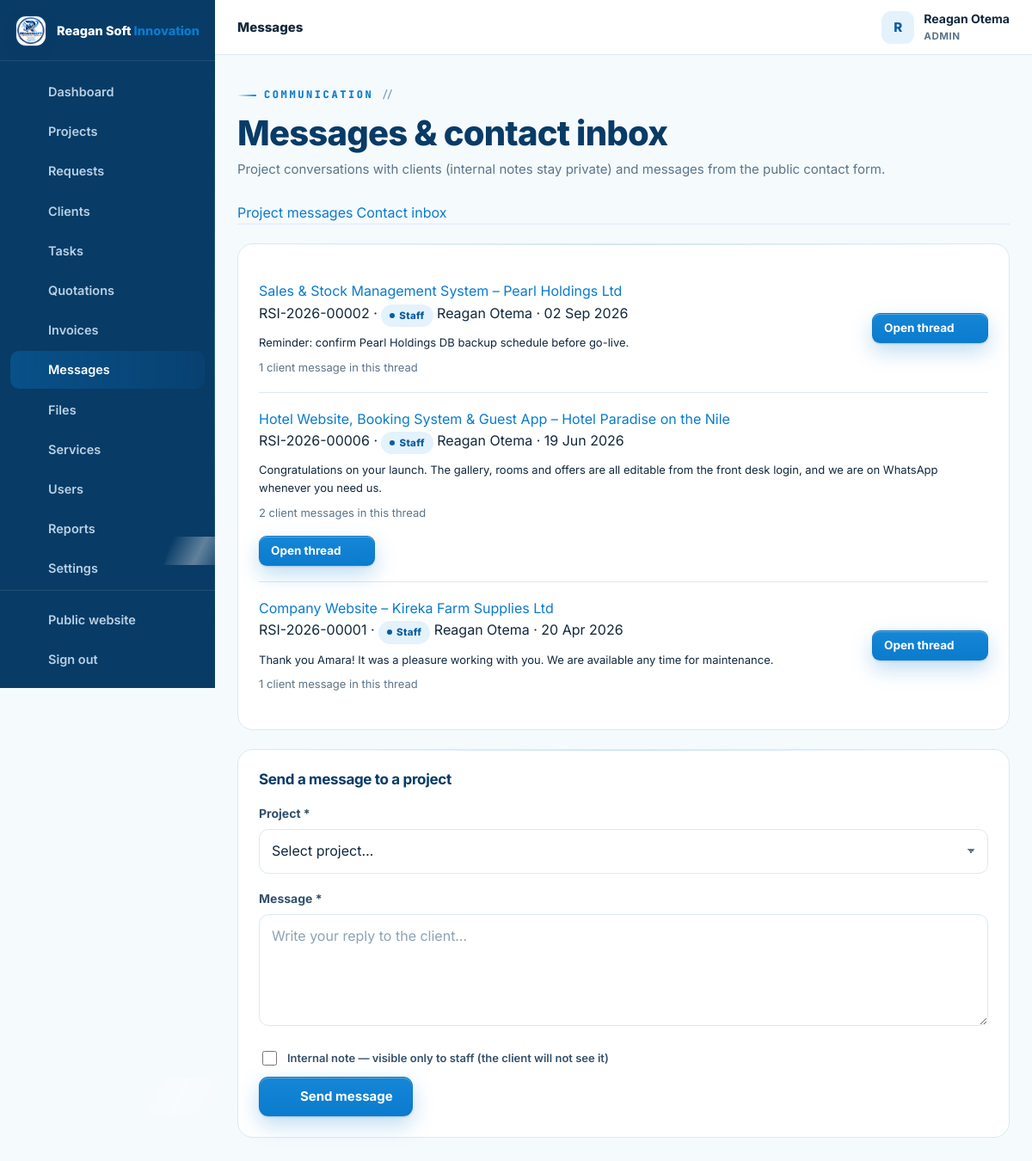
Page /admin/messages.php (signed in) on the committed database.
### tables this page shows
CREATE TABLE IF NOT EXISTS users (
  id INT UNSIGNED AUTO_INCREMENT PRIMARY KEY,
  full_name VARCHAR(150) NOT NULL,
  email VARCHAR(190) NOT NULL UNIQUE,
  phone VARCHAR(40) NULL,
  password_hash VARCHAR(255) NOT NULL,
  role ENUM('admin','staff','client') NOT NULL DEFAULT 'client',
  company VARCHAR(190) NULL,
  address VARCHAR(255) NULL,
  avatar VARCHAR(255) NULL,
   
   
   
   
   
   
  payer_type ENUM('business','individual') NOT NULL DEFAULT 'business',
  tax_id VARCHAR(60) NULL,
  national_id VARCHAR(60) NULL,
  country VARCHAR(80) NOT NULL DEFAULT 'Uganda',
  city VARCHAR(90) NULL,
  billing_terms_at DATETIME NULL,
  active TINYINT(1) NOT NULL DEFAULT 1,
  failed_logins INT UNSIGNED NOT NULL DEFAULT 0,
  locked_until DATETIME NULL,
  last_login_at DATETIME NULL,
  created_at TIMESTAMP DEFAULT CURRENT_TIMESTAMP,
  updated_at TIMESTAMP DEFAULT CURRENT_TIMESTAMP ON UPDATE CURRENT_TIMESTAMP,
  INDEX idx_users_role (role),
  INDEX idx_users_active (active)
);

CREATE TABLE IF NOT EXISTS project_messages (
  id INT UNSIGNED AUTO_INCREMENT PRIMARY KEY,
  project_id INT UNSIGNED NOT NULL,
  sender_id INT UNSIGNED NOT NULL,
  sender_role ENUM('admin','staff','client') NOT NULL,
  message TEXT NOT NULL,
  is_internal TINYINT(1) NOT NULL DEFAULT 0,
  created_at TIMESTAMP DEFAULT CURRENT_TIMESTAMP,
  FOREIGN KEY (project_id) REFERENCES projects(id) ON DELETE CASCADE,
  FOREIGN KEY (sender_id) REFERENCES users(id) ON DELETE CASCADE,
  INDEX idx_messages_project (project_id)
);

CREATE TABLE IF NOT EXISTS projects (
  id INT UNSIGNED AUTO_INCREMENT PRIMARY KEY,
  ref_no VARCHAR(30) NOT NULL UNIQUE,                
  client_id INT UNSIGNED NOT NULL,
  service_id INT UNSIGNED NULL,
  assigned_to INT UNSIGNED NULL,                     
  title VARCHAR(190) NOT NULL,
  description TEXT NOT NULL,
  requirements TEXT NULL,
   
   
  website_url  VARCHAR(255) NULL,                    
  deliverables VARCHAR(190) NULL,                    
  cover_art    VARCHAR(40)  NULL,                    
  budget DECIMAL(14,2) NULL,
  priority ENUM('low','normal','high','urgent') NOT NULL DEFAULT 'normal',
  status ENUM('NEW','REVIEWING','QUOTATION','APPROVED','IN_PROGRESS','WAITING_FOR_CLIENT','TESTING','COMPLETED','CANCELLED') NOT NULL DEFAULT 'NEW',
  progress TINYINT UNSIGNED NOT NULL DEFAULT 0,
  deadline DATE NULL,
  started_at DATETIME NULL,
  completed_at DATETIME NULL,
  submitted_at TIMESTAMP DEFAULT CURRENT_TIMESTAMP,
  updated_at TIMESTAMP DEFAULT CURRENT_TIMESTAMP ON UPDATE CURRENT_TIMESTAMP,
  FOREIGN KEY (client_id) REFERENCES users(id) ON DELETE CASCADE,
  FOREIGN KEY (service_id) REFERENCES services(id) ON DELETE SET NULL,
  FOREIGN KEY (assigned_to) REFERENCES users(id) ON DELETE SET NULL,
  INDEX idx_projects_client (client_id),
  INDEX idx_projects_status (status),
  INDEX idx_projects_assigned (assigned_to),
  INDEX idx_projects_service (service_id)
);

### config/config.php (called while the page is built, shortened)
<?php
function db(): PDO {
    static $pdo = null;
    if ($pdo === null) {
        try {
            $pdo = new PDO(
                'mysql:host=' . DB_HOST . ';dbname=' . DB_NAME . ';charset=utf8mb4',
                DB_USER,
                DB_PASS,
                [
                    PDO::ATTR_ERRMODE            => PDO::ERRMODE_EXCEPTION,
                    PDO::ATTR_DEFAULT_FETCH_MODE => PDO::FETCH_ASSOC,
                    PDO::ATTR_EMULATE_PREPARES   => false,
                    PDO::ATTR_STRINGIFY_FETCHES  => false,
                    PDO::ATTR_TIMEOUT            => 5,
                    PDO::MYSQL_ATTR_INIT_COMMAND => "SET time_zone = '+03:00', NAMES utf8mb4 COLLATE utf8mb4_unicode_ci",
                ]
            );
        } catch (PDOException $e) {
            db_connection_failed($e);
        }
    }
    return $pdo;
}
function e(mixed $value): string {
    return htmlspecialchars((string)($value ?? ''), ENT_QUOTES, 'UTF-8');
}
function flash(string $key, ?string $value = null): ?string {
    $msg = $_SESSION['flash'][$key] ?? null;
    return $msg;
}
function app_url(string $path = ''): string {
    return APP_URL . ($path === '' ? '' : '/' . ltrim($path, '/'));
}
function current_user(): ?array {
    static $user = false;
    if ($user === false) {
        if (empty($_SESSION['user_id'])) {
            $user = null;
        } else {
            $st = db()->prepare('SELECT * FROM users WHERE id = ? AND active = 1 LIMIT 1');
            $st->execute([(int)$_SESSION['user_id']]);
            $user = $st->fetch() ?: null;
        }
    }
    return $user;
}
function is_logged_in(): bool {
    return current_user() !== null;
}
function user_role(): ?string {
    $u = current_user();
    return $u['role'] ?? null;
}
function require_login(): void {
    if (!is_logged_in()) {
        $_SESSION['intended'] = $_SERVER['REQUEST_URI'] ?? '';
        flash('error', 'Please sign in to continue.');
        redirect(app_url('login.php'));
    }
}
function require_staff(): void {
    require_login();
}
require_once __DIR__ . '/../inc/functions.php';

### admin/messages.php (the view, shortened to what this page needs)
<?php
require __DIR__ . '/../config/config.php';
require_staff();
$pdo = db();
$tab = $_GET['tab'] ?? 'projects';
$convs = $pdo->query(
    "SELECT m.*, u.full_name AS sender_name, p.title AS project_title, p.ref_no, p.client_id,
            (SELECT COUNT(*) FROM project_messages m2 WHERE m2.project_id = m.project_id AND m2.is_internal = 0 AND m2.sender_role = 'client') AS client_msgs
     FROM project_messages m
     JOIN users u ON u.id = m.sender_id
     JOIN projects p ON p.id = m.project_id
     WHERE m.created_at = (SELECT MAX(created_at) FROM project_messages m3 WHERE m3.project_id = m.project_id)
     ORDER BY m.created_at DESC"
)->fetchAll();
$contactUnread = (int)$pdo->query("SELECT COUNT(*) c FROM contact_messages WHERE is_read = 0")->fetch()['c'];
dashboard_head(['title' => 'Messages', 'active' => 'messages', 'crumb' => 'Messages']);
?>
<div class="dash-head">
  <div>
    <span class="eyebrow">Communication</span>
    <h2>Messages &amp; contact inbox</h2>
    <p class="sub">Project conversations with clients (internal notes stay private) and messages from the public contact form.</p>
  </div>
</div>
<nav class="tabs" aria-label="Message sections">
  <a class="<?= $tab === 'projects' ? 'active' : '' ?>" href="?tab=projects">Project messages</a>
  <a class="<?= $tab === 'contact' ? 'active' : '' ?>" href="?tab=contact">Contact inbox <?php if ($contactUnread): ?><span class="badge blue"><?= $contactUnread ?></span><?php endif; ?></a>
</nav>
<?php if ($tab === 'projects'): ?>
  <?php if ($convs): ?>
    <div class="panel">
      <?php foreach ($convs as $m): ?>
        <div class="convo-row">
          <div style="flex-grow:1;min-width:240px">
            <a class="row-title" href="<?= app_url('admin/project.php?id=' . (int)$m['project_id'] . '&tab=messages') ?>"><?= e($m['project_title']) ?></a>
            <div class="row-sub"><?= e($m['ref_no']) ?> · <?= $m['sender_role'] === 'client' ? '<b class="badge green">Client</b>' : '<span class="badge blue">Staff</span>' ?> <?= e($m['sender_name']) ?> · <?= time_ago($m['created_at']) ?></div>
            <p class="small mt-1 mb-0"><?= e(truncate($m['message'], 200)) ?></p>
            <p class="small muted mt-1" style="margin-bottom:0"><?= (int)$m['client_msgs'] ?> client message<?= (int)$m['client_msgs'] === 1 ? '' : 's' ?> in this thread</p>
          </div>
          <div style="display:flex;gap:8px;align-items:center;flex-wrap:wrap">
            <a class="btn btn-primary btn-sm" href="<?= app_url('admin/project.php?id=' . (int)$m['project_id'] . '&tab=messages') ?>">Open thread <?= icon('arrow') ?></a>
          </div>
        </div>
      <?php endforeach; ?>
    </div>
    <section class="panel">
      <div class="panel-head"><h3>Send a message to a project</h3></div>
      <form method="post" action="messages.php">
        <div class="field"><label for="project_id">Project *</label>
          <select class="select" id="project_id" name="project_id" required>
            <option value="">Select project…</option>
          </select>
        </div>
        <div class="field"><label for="message">Message *</label><textarea class="textarea" id="message" name="message" required rows="4" placeholder="Write your reply to the client…"></textarea></div>
        <label class="check" style="margin:10px 0">
          <input type="checkbox" name="is_internal" value="1"><span class="small">Internal note — visible only to staff (the client will not see it)</span>
        </label>
        <button class="btn btn-primary" type="submit"><?= icon('send') ?> Send message</button>
      </form>
    </section>
  <?php else: ?>
    <section class="panel"><div class="empty"><?= icon('chat') ?><h4>No project messages yet</h4><p>Messages inside projects will appear here.</p></div></section>
  <?php endif; ?>
<?php endif; ?>
<?php dashboard_footer(); ?>

### inc/layout.php (shortened to what this page needs)
<?php
function dashboard_nav_items(): array {
    $role = user_role();
    $client = [
        ['dashboard', 'Dashboard', app_url('client/index.php'), 'dashboard'],
        ['projects', 'My Projects', app_url('client/projects.php'), 'folder'],
        ['request', 'New Request', app_url('client/request.php'), 'plus'],
        ['messages', 'Messages', app_url('client/messages.php'), 'chat'],
        ['files', 'Files', app_url('client/files.php'), 'file'],
        ['notifications', 'Notifications', app_url('client/notifications.php'), 'bell'],
        ['billing', 'Payment Details', app_url('client/billing.php'), 'receipt'],
        ['profile', 'Profile', app_url('client/profile.php'), 'user'],
    ];
    $staff = [
        ['dashboard', 'Dashboard', app_url('admin/index.php'), 'dashboard'],
        ['projects', 'Projects', app_url('admin/projects.php'), 'folder'],
        ['requests', 'Requests', app_url('admin/requests.php'), 'inbox'],
        ['clients', 'Clients', app_url('admin/clients.php'), 'users'],
        ['tasks', 'Tasks', app_url('admin/tasks.php'), 'list'],
        ['quotations', 'Quotations', app_url('admin/quotations.php'), 'doc'],
        ['invoices', 'Invoices', app_url('admin/invoices.php'), 'money'],
        ['messages', 'Messages', app_url('admin/messages.php'), 'chat'],
        ['files', 'Files', app_url('admin/files.php'), 'file'],
    ];
    if ($role === 'admin') {
        $staff = array_merge($staff, [
            ['services', 'Services', app_url('admin/services.php'), 'globe'],
            ['users', 'Users', app_url('admin/users.php'), 'users'],
            ['reports', 'Reports', app_url('admin/reports.php'), 'chart'],
            ['settings', 'Settings', app_url('admin/settings.php'), 'settings'],
            ['audit', 'Audit Logs', app_url('admin/audit.php'), 'search'],
        ]);
    }
    return $role === 'client' ? $client : $staff;
}
function dashboard_head(array $page = []): void {
    $user = current_user();
    $role = user_role();
    $items = dashboard_nav_items();
    $active = $page['active'] ?? '';
    $loginUrl = $role === 'client' ? app_url('client/index.php') : app_url('admin/index.php');
    ?>
<!doctype html>
<html lang="en">
<head>
<link rel="stylesheet" href="<?= app_url('assets/css/style.css') ?>">
<link rel="stylesheet" href="<?= app_url('assets/css/tech.css') ?>">
</head>
<body class="dash-body">
<div class="dash-layout">
  <aside class="sidebar" id="sidebar" aria-label="Portal navigation">
    <div class="sidebar-brand">
      <a class="brand" href="<?= $loginUrl ?>">
        <img src="<?= app_url('assets/img/reagansoftinnovation-logo.jpeg') ?>" alt="" width="38" height="38">
        <span class="brand-text">Reagan Soft <b>Innovation</b></span>
      </a>
    </div>
    <nav class="side-nav">
      <?php foreach ($items as $it): ?>
        <a href="<?= e($it[2]) ?>" class="<?= $active === $it[0] ? 'active' : '' ?>">
          <?= icon($it[3]) ?><span><?= e($it[1]) ?></span>
        </a>
      <?php endforeach; ?>
    </nav>
    <div class="side-bottom">
      <a href="<?= app_url($role !== 'client' ? 'index.php' : 'index.php') ?>"><?= icon('globe') ?><span>Public website</span></a>
      <a href="<?= app_url('logout.php') ?>"><?= icon('logout') ?><span>Sign out</span></a>
    </div>
  </aside>
  <div class="dash-shell">
    <header class="dash-topbar">
      <div class="dash-topbar-title">
        <span class="dash-crumb"><?= e($page['crumb'] ?? 'Portal') ?></span>
      </div>
      <div class="dash-topbar-right">
        <div class="user-chip">
          <span class="user-avatar"><?= e(mb_strtoupper(mb_substr($user['full_name'] ?? '?', 0, 1))) ?></span>
          <div class="user-meta">
            <strong><?= e($user['full_name'] ?? '') ?></strong>
            <small><?= e(mb_strtoupper($role)) ?></small>
          </div>
        </div>
      </div>
    </header>
    <main class="dash-main" id="main">
<?php
}
function dashboard_footer(): void {
    ?>
    </main>
  </div>
</div>
</body>
</html>
<?php
}

### inc/functions.php (shortened to what this page needs)
<?php
function time_ago(?string $datetime): string {
    $ts = strtotime($datetime);
    $diff = time() - $ts;
    return date('d M Y', $ts);
}
function truncate(string $text, int $length = 90): string {
    return mb_strimwidth($text, 0, $length, '…');
}
function icon(string $name, string $class = ''): string {
    $path = $paths[$name] ?? $paths['code-s'];
    $cls = $class !== '' ? ' class="' . e($class) . '"' : '';
    return '<svg' . $cls . ' viewBox="0 0 24 24" fill="none" stroke="currentColor" stroke-width="1.8" stroke-linecap="round" stroke-linejoin="round" aria-hidden="true">' . $path . '</svg>';
}
require_once __DIR__ . '/layout.php';

### assets/css/tech.css (style rules this page uses)
:root { --font-disp: 'Space Grotesk', 'Inter', system-ui, -apple-system, sans-serif; --font-mono: 'JetBrains Mono', 'SFMono-Regular', Consolas, 'Liberation Mono', monospace; --pg: #0a7bce; --pgl: #8fd8ff; --grid: rgba(10, 123, 206, .09); --grid-lg: rgba(10, 123, 206, .16); --grid-dk: rgba(143, 216, 255, .12); --grid-dk-lg: rgba(143, 216, 255, .22); }
.eyebrow { font-family: var(--font-mono); letter-spacing: 2.6px; display: inline-flex; align-items: center; gap: 9px; }
.eyebrow::before { content: ''; width: 22px; height: 2px; background: linear-gradient(90deg, transparent, var(--pg)); border-radius: 2px; }
.eyebrow::after { content: '//'; color: var(--faint); letter-spacing: 0; font-weight: 600; }
.btn { will-change: transform; }
.btn::after { content: ''; position: absolute; top: 0; left: -80%; width: 55%; height: 100%; background: linear-gradient(100deg, transparent, rgba(255,255,255,.36), transparent); transform: skewX(-18deg); transition: left .5s ease; pointer-events: none; }
.btn svg { flex-shrink: 0; }
.panel { position: relative; }
.panel::after { content: ''; position: absolute; top: 0; left: 18px; right: 18px; height: 1px; background: linear-gradient(90deg, transparent, rgba(10,123,206,.22), transparent); border-radius: 1px; }
.sidebar::after { content: ''; position: absolute; right: 0; top: 8%; bottom: 8%; width: 1px; background: linear-gradient(180deg, transparent, rgba(143,216,255,.28), transparent); }
.side-nav a { position: relative; }
.side-nav a.active { background: linear-gradient(90deg, rgba(10,123,206,.34), rgba(10,123,206,.10)); color: #fff; }

### rows in the picture
users: full_name "R", full_name "Reagan Otema", role "ADMIN"
project_messages: project.title "Sales & Stock Management System – Pearl Holdings Ltd", project.ref_no "RSI-2026-00002", sender_role "Staff", sender.full_name "Reagan Otema", created_at "02 Sep 2026", message "Reminder: confirm Pearl Holdings DB backup schedule before go-live.", client_msgs "1"
project_messages: project.title "Hotel Website, Booking System & Guest App – Hotel Paradise on the Nile", project.ref_no "RSI-2026-00006", sender_role "Staff", sender.full_name "Reagan Otema", created_at "19 Jun 2026", message "Congratulations on your launch. The gallery, rooms and offers are all editable from the front desk login, and we are on WhatsApp whenever you need us.", client_msgs "2"
project_messages: project.title "Company Website – Kireka Farm Supplies Ltd", project.ref_no "RSI-2026-00001", sender_role "Staff", sender.full_name "Reagan Otema", created_at "20 Apr 2026", message "Thank you Amara! It was a pleasure working with you. We are available any time for maintenance.", client_msgs "1"

### other values in the picture
$it[1] "Dashboard"
$it[1] "Projects"
$it[1] "Requests"
$it[1] "Clients"
$it[1] "Tasks"
$it[1] "Quotations"
$it[1] "Invoices"
$it[1] "Messages"
$it[1] "Files"
$it[1] "Services"
$it[1] "Users"
$it[1] "Reports"
$it[1] "Settings"
$page['crumb'] "Messages"
